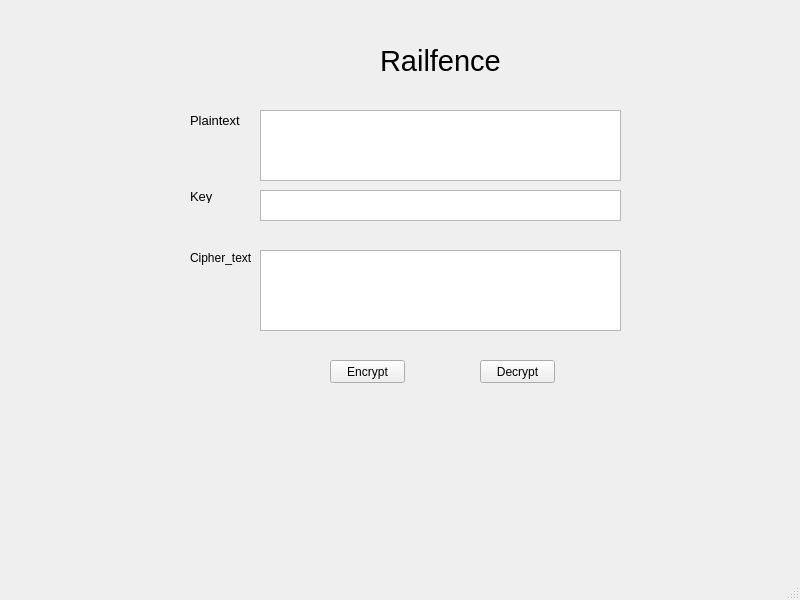
<?xml version="1.0" encoding="UTF-8"?>
<ui version="4.0">
 <class>MainWindow</class>
 <widget class="QMainWindow" name="MainWindow">
  <property name="geometry">
   <rect>
    <x>0</x>
    <y>0</y>
    <width>800</width>
    <height>600</height>
   </rect>
  </property>
  <property name="windowTitle">
   <string>MainWindow</string>
  </property>
  <widget class="QWidget" name="centralwidget">
   <widget class="QPushButton" name="btn_en">
    <property name="geometry">
     <rect>
      <x>330</x>
      <y>360</y>
      <width>75</width>
      <height>23</height>
     </rect>
    </property>
    <property name="text">
     <string>Encrypt</string>
    </property>
   </widget>
   <widget class="QPushButton" name="btn_de">
    <property name="geometry">
     <rect>
      <x>480</x>
      <y>360</y>
      <width>75</width>
      <height>23</height>
     </rect>
    </property>
    <property name="text">
     <string>Decrypt</string>
    </property>
   </widget>
   <widget class="QLabel" name="label">
    <property name="geometry">
     <rect>
      <x>380</x>
      <y>40</y>
      <width>121</width>
      <height>41</height>
     </rect>
    </property>
    <property name="font">
     <font>
      <pointsize>22</pointsize>
     </font>
    </property>
    <property name="text">
     <string>Railfence</string>
    </property>
   </widget>
   <widget class="QTextEdit" name="txt_plain">
    <property name="geometry">
     <rect>
      <x>260</x>
      <y>110</y>
      <width>361</width>
      <height>71</height>
     </rect>
    </property>
   </widget>
   <widget class="QTextEdit" name="txt_key">
    <property name="geometry">
     <rect>
      <x>260</x>
      <y>190</y>
      <width>361</width>
      <height>31</height>
     </rect>
    </property>
   </widget>
   <widget class="QTextEdit" name="txt_cipher">
    <property name="geometry">
     <rect>
      <x>260</x>
      <y>250</y>
      <width>361</width>
      <height>81</height>
     </rect>
    </property>
   </widget>
   <widget class="QLabel" name="label_2">
    <property name="geometry">
     <rect>
      <x>190</x>
      <y>110</y>
      <width>51</width>
      <height>20</height>
     </rect>
    </property>
    <property name="font">
     <font>
      <pointsize>10</pointsize>
     </font>
    </property>
    <property name="text">
     <string>Plaintext</string>
    </property>
   </widget>
   <widget class="QLabel" name="label_3">
    <property name="geometry">
     <rect>
      <x>190</x>
      <y>190</y>
      <width>47</width>
      <height>13</height>
     </rect>
    </property>
    <property name="font">
     <font>
      <pointsize>10</pointsize>
     </font>
    </property>
    <property name="text">
     <string>Key</string>
    </property>
   </widget>
   <widget class="QLabel" name="label_4">
    <property name="geometry">
     <rect>
      <x>190</x>
      <y>250</y>
      <width>71</width>
      <height>16</height>
     </rect>
    </property>
    <property name="text">
     <string>Cipher_text</string>
    </property>
   </widget>
  </widget>
  <widget class="QMenuBar" name="menubar">
   <property name="geometry">
    <rect>
     <x>0</x>
     <y>0</y>
     <width>800</width>
     <height>21</height>
    </rect>
   </property>
  </widget>
  <widget class="QStatusBar" name="statusbar"/>
 </widget>
 <resources/>
 <connections/>
</ui>
